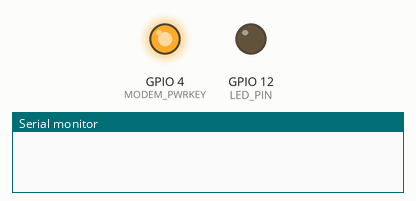
A sketch run on a simulated ESP32. Parts: output pins drawn as LEDs (lit = HIGH), the last lines printed to the serial monitor. Random numbers use the default seed unless the sketch sets one; no MQTT or app messages arrive unless stated.

Above: at 0.2 s.
At 4.51 s:
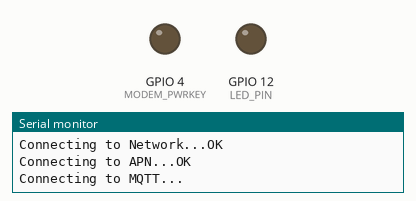
Timing chart, 0 to 6.2 s (numbered marks = the images above):
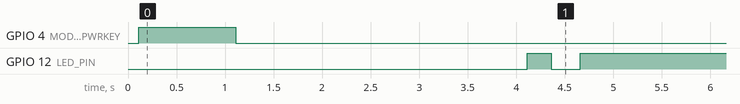

The sketch:

VehicleTrackFirmware.ino
```cpp
#define TINY_GSM_MODEM_SIM7600
#define TINY_GSM_RX_BUFFER 1024

#include <TinyGsmClient.h>
#include <PubSubClient.h>

#define LICENSEPLATE_NO "ABC-123"

// ================= PINS & CREDENTIALS =================
#define MODEM_TX      27
#define MODEM_RX      26
#define MODEM_PWRKEY  4
#define MODEM_FLIGHT  25
#define LED_PIN 12

const char apn[]      = "internet.vodafone.net";
const char gprsUser[] = "";
const char gprsPass[] = "";

// ================= MQTT SETTINGS =================
const char* broker = "10.tcp.eu.ngrok.io";
const int   port   = 23295;
const char* topic  = "esp32/location";

// ================= OBJECTS =================
HardwareSerial SerialAT(1);
TinyGsm modem(SerialAT);
TinyGsmClient client(modem);
PubSubClient mqtt(client);

// Variables for GPS (Must allow library to fill all these)
float lat, lon, speed, alt, accuracy;
int   vsat, usat, year, month, day, hour, minute, sec;

void setup() {
  pinMode(LED_PIN, OUTPUT);
  Serial.begin(115200);
  delay(10);

  // 1. Power On
  pinMode(MODEM_PWRKEY, OUTPUT);
  digitalWrite(MODEM_PWRKEY, LOW);
  delay(100);
  digitalWrite(MODEM_PWRKEY, HIGH);
  delay(1000);
  digitalWrite(MODEM_PWRKEY, LOW);

  SerialAT.begin(115200, SERIAL_8N1, MODEM_RX, MODEM_TX);
  delay(3000);

  // 2. Init & Network
  Serial.println("Initializing...");
  modem.restart();

  // Your Custom GPS Setup (Keep this!)
  modem.sendAT("+CGPS=1,1"); // Set Stand-alone mode
  modem.waitResponse();
  modem.enableGPS();         // Turn GPS On

  Serial.print("Connecting to Network...");
  if (!modem.waitForNetwork()) {
    Serial.println("Fail");
    while (true);
  }
  Serial.println("OK");

  Serial.print("Connecting to APN...");
  if (!modem.gprsConnect(apn, gprsUser, gprsPass)) {
    Serial.println("Fail");
    while (true);
  }
  Serial.println("OK");

  mqtt.setServer(broker, port);
}

void loop() {
  if (!mqtt.connected()) {
    reconnect();
  } else {
    digitalWrite(LED_PIN, HIGH); // Ensure it stays ON while connected
  }
  mqtt.loop();

  static unsigned long lastMsg = 0;
  // Send every 5 seconds
  if (millis() - lastMsg > 5000) {
    lastMsg = millis();

    // Get GPS data
    if (modem.getGPS(&lat, &lon, &speed, &alt, &vsat, &usat, &accuracy,
                     &year, &month, &day, &hour, &minute, &sec)) {

      // Only send if we have a valid location
      if (lat != 0 && lon != 0) {

        // SIMPLE FORMAT: "lat,lon" (e.g. "45.1234,19.1234")
        //String payload = String(lat, 6) + "," + String(lon, 6);
        String payload =String(LICENSEPLATE_NO)+ ","+ String(lat, 6) + "," + String(lon, 6) + "," + String(speed) + "," + String(alt) + "," + String(vsat) + "," + String(usat) + "," + String(accuracy) + "," + String(year) + "," + String(month) + "," + String(day) + "," + String(hour) + "," + String(minute) + "," + String(sec);

        Serial.print("Sending: ");
        Serial.println(payload);
        mqtt.publish(topic, payload.c_str());

      } else {
        Serial.println("Searching for Satellites...");
      }
    }
  }
}

void reconnect() {
  while (!mqtt.connected()) {
    Serial.print("Connecting to MQTT...");
    //blinking... connection in progress
    digitalWrite(LED_PIN, HIGH);
    delay(250);
    digitalWrite(LED_PIN, LOW);
    delay(250);


    String clientId = "ESP32-" + String(random(0xffff), HEX);
    if (mqtt.connect(clientId.c_str())) {
      Serial.println("Connected!");
    } else {
      Serial.print("Failed (rc=");
      Serial.print(mqtt.state());
      Serial.println(")");
      delay(5000);
    }
  }
}
```

Measured:
- by itself, GPIO 12 (LED_PIN): LOW → HIGH at 4.1 s, → LOW 0.25 s later, → HIGH 0.30 s later
